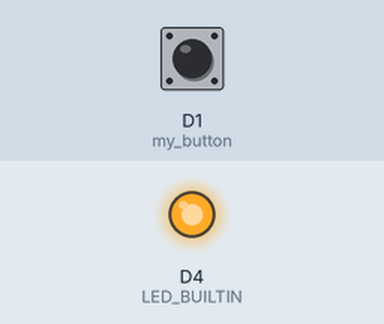
This sketch was run on a simulated ESP8266 (NodeMCU). Parts: output pins drawn as LEDs (lit = HIGH, except the on-board LED, lit = LOW). The inputs (shaded band) are chosen by the test bench; at power-on: D1 (my_button) HIGH.

Above: at 1.2 s.
1.3 s: D1 (my_button) pulled LOW for 0.15 s
At 1.37 s:
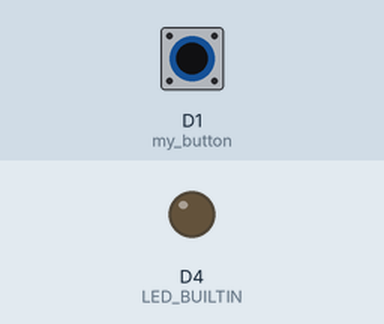
2.9 s: D1 (my_button) pulled LOW for 3.2 s
At 6.4 s:
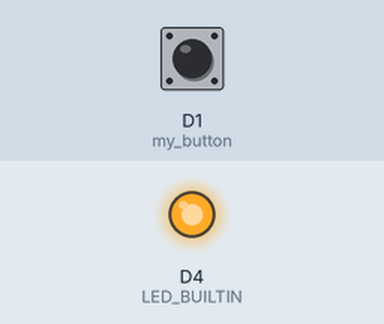
Timing chart, 0 to 7.9 s (numbered marks = the images above; inputs shaded):
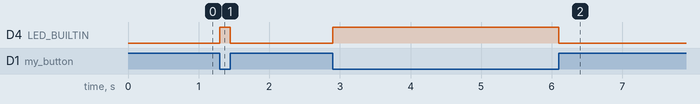

The sketch:

p2_2-digitalIO.ino
```cpp
int my_button = D1;

void setup()
{
  pinMode(LED_BUILTIN, OUTPUT);
  pinMode(my_button, INPUT_PULLUP);
}

void loop()
{
  if(digitalRead(my_button) == LOW) {
    digitalWrite(LED_BUILTIN, HIGH);
  } else {
    digitalWrite(LED_BUILTIN, LOW);
  }
}
```

Measured:
- after the input at 1.3 s, D4 (LED_BUILTIN): LOW → HIGH at once, → LOW 0.15 s later
- after the input at 2.9 s, D4 (LED_BUILTIN): LOW → HIGH at once, → LOW 3.2 s later
